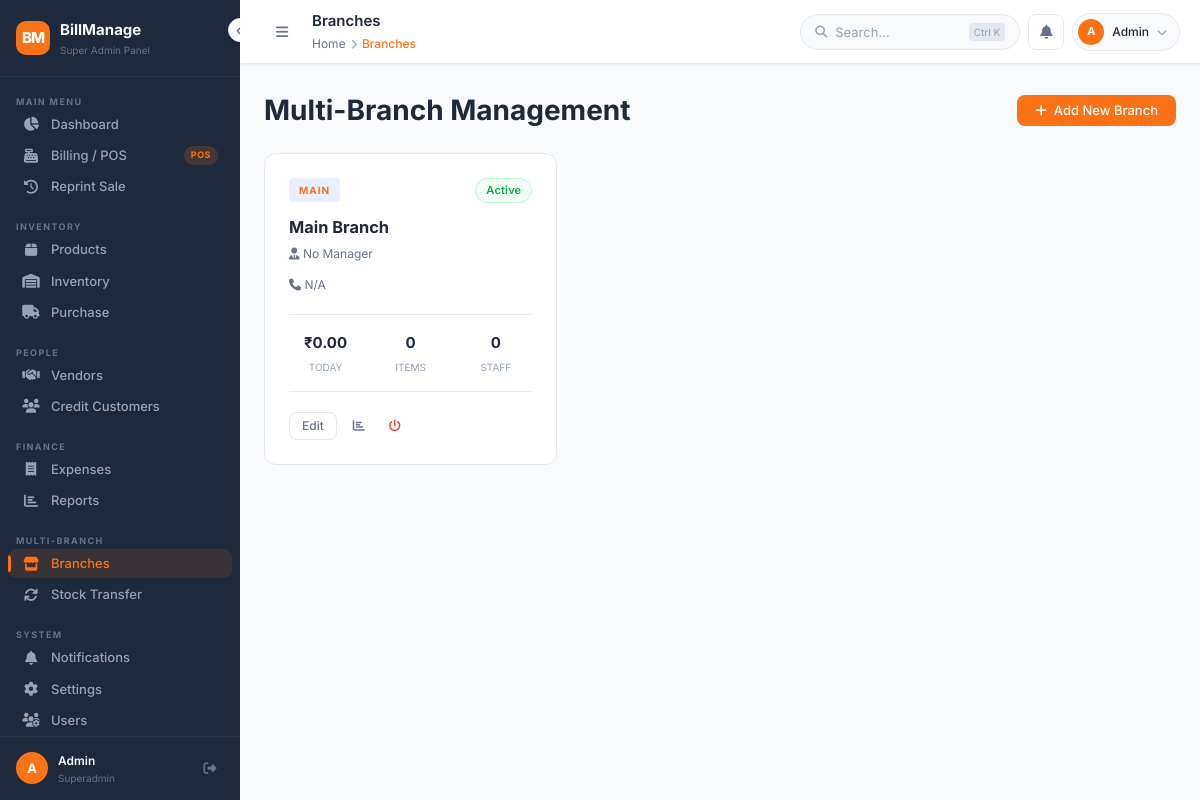
Screenshot of /modules/branches/index.php (signed in) with the database file from the repository.
### tables this page shows
CREATE TABLE branches (
    id INT AUTO_INCREMENT PRIMARY KEY,
    name VARCHAR(100) NOT NULL,
    code VARCHAR(20) UNIQUE NOT NULL,
    address TEXT,
    phone VARCHAR(20),
    manager_name VARCHAR(100),
    status ENUM('active', 'inactive') DEFAULT 'active',
    created_at TIMESTAMP DEFAULT CURRENT_TIMESTAMP
);

### includes/auth.php (called while the page is built, shortened)
<?php
function getCurrentUser() {
    return [
        'id' => $_SESSION['user_id'] ?? null,
        'name' => $_SESSION['name'] ?? '',
        'email' => $_SESSION['email'] ?? '',
        'role' => $_SESSION['role'] ?? '',
        'branch_id' => $_SESSION['branch_id'] ?? null,
        'branch_name' => $_SESSION['branch_name'] ?? 'Main System'
    ];
}
function isAdmin() {
    return ($_SESSION['role'] ?? '') === 'superadmin';
}
function isCashier() {
    return ($_SESSION['role'] ?? '') === 'cashier';
}
?>

### includes/functions.php (called while the page is built, shortened)
<?php
function formatCurrency($amount) {
    $amount = (float)$amount;
    $negative = $amount < 0 ? '-' : '';
    $amount = abs($amount);
    $exploded = explode('.', number_format($amount, 2, '.', ''));
    $whole = $exploded[0];
    $decimal = $exploded[1];
    $last_three = substr($whole, -3);
    $rest = substr($whole, 0, -3);
    return CURRENCY . $negative . $rest . $last_three . "." . $decimal;
}
function sanitize($input) {
    return htmlspecialchars(trim($input), ENT_QUOTES, 'UTF-8');
}
?>

### modules/branches/index.php (the view, shortened to what this page needs)
<?php
require_once __DIR__ . '/../../includes/auth.php';
require_once __DIR__ . '/../../includes/functions.php';
$pageTitle = 'Branches';
$breadcrumb = '<a href="' . BASE_URL . '/modules/dashboard/index.php">Home</a><span class="sep"><i class="fas fa-chevron-right"></i></span><span class="current">Branches</span>';
$query = "SELECT b.*,
          (SELECT COALESCE(SUM(total_amount), 0) FROM bills WHERE branch_id = b.id AND DATE(created_at) = CURDATE() AND status != 'cancelled') as today_sales,
          (SELECT COUNT(*) FROM products WHERE branch_id = b.id AND status = 'active') as product_count,
          (SELECT COUNT(*) FROM users WHERE branch_id = b.id AND status = 'active') as staff_count
          FROM branches b
          ORDER BY b.created_at ASC";
$branches = $pdo->query($query)->fetchAll();
include_once __DIR__ . '/../../includes/header.php';
?>
<div class="page-header">
    <h1>Multi-Branch Management</h1>
    <a href="add.php" class="btn btn-primary">
        <i class="fas fa-plus me-1"></i> Add New Branch
    </a>
</div>
<div class="grid-3">
    <?php foreach ($branches as $b): ?>
        <div class="branch-card">
            <div class="d-flex justify-between align-start">
                <div class="branch-code"><?php echo sanitize($b['code']); ?></div>
                <span class="badge-pill badge-<?php echo $b['status'] === 'active' ? 'success' : 'danger'; ?>">
                    <?php echo ucfirst($b['status']); ?>
                </span>
            </div>
            <h3 class="h5 fw-700 mb-1"><?php echo sanitize($b['name']); ?></h3>
            <div class="fs-12 text-muted mb-3"><i class="fas fa-user-tie me-1"></i> <?php echo sanitize($b['manager_name'] ?: 'No Manager'); ?></div>
            <div class="fs-12 text-muted"><i class="fas fa-phone me-1"></i> <?php echo sanitize($b['phone'] ?: 'N/A'); ?></div>
            <div class="branch-stats">
                <div class="bs-item">
                    <div class="bs-value"><?php echo formatCurrency($b['today_sales']); ?></div>
                    <div class="bs-label">Today</div>
                </div>
                <div class="bs-item">
                    <div class="bs-value"><?php echo $b['product_count']; ?></div>
                    <div class="bs-label">Items</div>
                </div>
                <div class="bs-item">
                    <div class="bs-value"><?php echo $b['staff_count']; ?></div>
                    <div class="bs-label">Staff</div>
                </div>
            </div>
            <div class="d-flex gap-2 mt-auto pt-2">
                <a href="edit.php?id=<?php echo $b['id']; ?>" class="btn btn-outline btn-sm flex-grow-1">Edit</a>
                <a href="performance.php?id=<?php echo $b['id']; ?>" class="btn btn-ghost btn-icon btn-sm" title="View Performance">
                    <i class="fas fa-chart-bar"></i>
                </a>
                <form action="" method="POST" class="d-inline">
                    <button type="submit" class="btn btn-ghost btn-icon btn-sm text-<?php echo $b['status'] === 'active' ? 'danger' : 'success'; ?>"
                            title="<?php echo $b['status'] === 'active' ? 'Disable' : 'Enable'; ?>">
                        <i class="fas fa-power-off"></i>
                    </button>
                </form>
            </div>
        </div>
    <?php endforeach; ?>
</div>
<?php include_once __DIR__ . '/../../includes/footer.php'; ?>

### includes/header.php (shortened to what this page needs)
<!DOCTYPE html>
<html lang="en">
<head>
    <link rel="stylesheet" href="https://cdnjs.cloudflare.com/ajax/libs/font-awesome/6.4.0/css/all.min.css">
    <link rel="stylesheet" href="<?php echo BASE_URL; ?>/assets/css/style.css">
</head>
<body>
    <div class="app-wrapper">
        <?php include_once __DIR__ . '/sidebar.php'; ?>
        <div class="main-content" id="main-content">
            <?php include_once __DIR__ . '/topbar.php'; ?>
            <div class="page-content">

### includes/sidebar.php (shortened to what this page needs)
<?php
$current_uri = $_SERVER['REQUEST_URI'];
$user = getCurrentUser();
?>
<aside class="sidebar" id="sidebar">
    <div class="sidebar-logo" style="position:relative;">
        <div class="logo-icon">BM</div>
        <div class="sidebar-logo-text">
            <h2>BillManage</h2>
            <span><?php echo sanitize($user['branch_name']); ?></span>
        </div>
        <button class="sidebar-collapse-btn" id="sidebar-collapse-btn" title="Toggle sidebar">
            <i class="fas fa-chevron-left" id="collapse-icon"></i>
        </button>
    </div>
    <div class="nav-section">Main Menu</div>
    <a href="<?php echo BASE_URL; ?>/modules/dashboard/index.php"
       class="nav-item <?php echo strpos($current_uri, '/dashboard/') !== false ? 'active' : ''; ?>"
       data-tooltip="Dashboard">
        <i class="fas fa-chart-pie"></i>
        <span class="nav-label">Dashboard</span>
    </a>
    <a href="<?php echo BASE_URL; ?>/modules/billing/create.php"
       class="nav-item <?php echo strpos($current_uri, '/billing/create') !== false ? 'active' : ''; ?>"
       data-tooltip="Billing / POS">
        <i class="fas fa-cash-register"></i>
        <span class="nav-label">Billing / POS</span>
        <span class="nav-pos-badge">POS</span>
    </a>
    <a href="<?php echo BASE_URL; ?>/modules/billing/history.php"
       class="nav-item <?php echo strpos($current_uri, '/billing/history') !== false ? 'active' : ''; ?>"
       data-tooltip="Reprint Sale">
        <i class="fas fa-clock-rotate-left"></i>
        <span class="nav-label">Reprint Sale</span>
    </a>
    <div class="nav-section">Inventory</div>
    <a href="<?php echo BASE_URL; ?>/modules/products/index.php"
       class="nav-item <?php echo strpos($current_uri, '/products/') !== false ? 'active' : ''; ?>"
       data-tooltip="Products">
        <i class="fas fa-box"></i>
        <span class="nav-label">Products</span>
    </a>
    <a href="<?php echo BASE_URL; ?>/modules/inventory/index.php"
       class="nav-item <?php echo strpos($current_uri, '/inventory/') !== false ? 'active' : ''; ?>"
       data-tooltip="Inventory">
        <i class="fas fa-warehouse"></i>
        <span class="nav-label">Inventory</span>
    </a>
    <?php if (!isCashier()): ?>
    <a href="<?php echo BASE_URL; ?>/modules/purchase/index.php"
       class="nav-item <?php echo strpos($current_uri, '/purchase/') !== false ? 'active' : ''; ?>"
       data-tooltip="Purchase">
        <i class="fas fa-truck"></i>
        <span class="nav-label">Purchase</span>
    </a>
    <?php endif; ?>
    <div class="nav-section">People</div>
    <?php if (!isCashier()): ?>
    <a href="<?php echo BASE_URL; ?>/modules/vendors/index.php"
       class="nav-item <?php echo (strpos($current_uri, '/vendors/') !== false && strpos($current_uri, '/vendors/report') === false) ? 'active' : ''; ?>"
       data-tooltip="Vendors">
        <i class="fas fa-handshake"></i>
        <span class="nav-label">Vendors</span>
    </a>
    <?php endif; ?>
    <a href="<?php echo BASE_URL; ?>/modules/customers/index.php"
       class="nav-item <?php echo strpos($current_uri, '/customers/') !== false ? 'active' : ''; ?>"
       data-tooltip="Credit Customers">
        <i class="fas fa-users"></i>
        <span class="nav-label">Credit Customers</span>
    </a>
    <div class="nav-section">Finance</div>
    <?php if (!isCashier()): ?>
    <a href="<?php echo BASE_URL; ?>/modules/expenses/index.php"
       class="nav-item <?php echo strpos($current_uri, '/expenses/') !== false ? 'active' : ''; ?>"
       data-tooltip="Expenses">
        <i class="fas fa-receipt"></i>
        <span class="nav-label">Expenses</span>
    </a>
    <a href="<?php echo BASE_URL; ?>/modules/reports/index.php"
       class="nav-item <?php echo strpos($current_uri, '/reports/') !== false ? 'active' : ''; ?>"
       data-tooltip="Reports">
        <i class="fas fa-chart-bar"></i>
        <span class="nav-label">Reports</span>
    </a>
    <?php endif; ?>
    <?php if (isAdmin()): ?>
    <div class="nav-section">Multi-Branch</div>
    <a href="<?php echo BASE_URL; ?>/modules/branches/index.php"
       class="nav-item <?php echo (strpos($current_uri, '/branches/') !== false && strpos($current_uri, '/transfer') === false) ? 'active' : ''; ?>"
       data-tooltip="Branches">
        <i class="fas fa-store"></i>
        <span class="nav-label">Branches</span>
    </a>
    <a href="<?php echo BASE_URL; ?>/modules/branches/transfer.php"
       class="nav-item <?php echo strpos($current_uri, '/branches/transfer') !== false ? 'active' : ''; ?>"
       data-tooltip="Stock Transfer">
        <i class="fas fa-arrows-rotate"></i>
        <span class="nav-label">Stock Transfer</span>
    </a>
    <?php endif; ?>
    <div class="nav-section">System</div>
    <a href="<?php echo BASE_URL; ?>/modules/notifications/index.php"
       class="nav-item <?php echo strpos($current_uri, '/notifications/') !== false ? 'active' : ''; ?>"
       data-tooltip="Notifications">
        <i class="fas fa-bell"></i>
        <span class="nav-label">Notifications</span>
    </a>
    <a href="<?php echo BASE_URL; ?>/modules/settings/index.php"
       class="nav-item <?php echo strpos($current_uri, '/settings/') !== false ? 'active' : ''; ?>"
       data-tooltip="Settings">
        <i class="fas fa-gear"></i>
        <span class="nav-label">Settings</span>
    </a>
    <?php if (isAdmin()): ?>
    <a href="<?php echo BASE_URL; ?>/modules/users/index.php"
       class="nav-item <?php echo strpos($current_uri, '/users/') !== false ? 'active' : ''; ?>"
       data-tooltip="Users">
        <i class="fas fa-users-gear"></i>
        <span class="nav-label">Users</span>
    </a>
    <?php endif; ?>
    <div class="sidebar-user">
        <div class="avatar"><?php echo strtoupper(substr($user['name'], 0, 1)); ?></div>
        <div class="user-info">
            <div class="user-name"><?php echo sanitize($user['name']); ?></div>
            <div class="user-role"><?php echo ucfirst(str_replace('_', ' ', $user['role'])); ?></div>
        </div>
        <a href="<?php echo BASE_URL; ?>/modules/auth/logout.php" class="logout-link" title="Logout">
            <i class="fas fa-sign-out-alt"></i>
        </a>
    </div>
</aside>

### includes/topbar.php (shortened to what this page needs)
<?php
$user          = getCurrentUser();
?>
<header class="top-header">
    <button class="icon-btn" id="mobile-toggle" style="border:none;background:transparent;" title="Toggle Menu">
        <i class="fas fa-bars"></i>
    </button>
    <div>
        <h1 class="page-title"><?php echo $pageTitle ?? 'Dashboard'; ?></h1>
        <?php if (isset($breadcrumb)): ?>
            <div class="breadcrumb"><?php echo $breadcrumb; ?></div>
        <?php endif; ?>
    </div>
    <div class="header-actions">
        <div class="global-search">
            <i class="fas fa-magnifying-glass"></i>
            <input type="text" id="global-search-input" placeholder="Search..." autocomplete="off">
            <span class="kbd">Ctrl K</span>
        </div>
        <div class="dropdown-wrapper" id="notif-dropdown">
            <button class="icon-btn" onclick="toggleNotifDropdown()" title="Notifications">
                <i class="fas fa-bell"></i>
            </button>
        </div>
        <div class="user-chip">
            <div class="chip-avatar"><?php echo strtoupper(substr($user['name'], 0, 1)); ?></div>
            <span><?php echo sanitize($user['name']); ?></span>
            <i class="fas fa-chevron-down"></i>
        </div>
    </div>
</header>

### includes/footer.php (shortened to what this page needs)
            </div>
        </div>
    </div>
</body>
</html>

### modules/branches/index.php (style rules this page uses)
.branch-card { background: var(--surface); border: 1px solid var(--border); border-radius: var(--radius-lg); padding: 24px; transition: border-color .15s, transform 0.15s; display: flex; flex-direction: column; height: 100%; }
.branch-code { font-size: 10px; font-weight: 700; letter-spacing: 1px; padding: 4px 10px; background: rgba(77,120,255,.12); color: var(--primary); border-radius: 4px; display: inline-block; margin-bottom: 12px; text-transform: uppercase; }
.branch-stats { display: grid; grid-template-columns: repeat(3, 1fr); gap: 12px; margin: 20px 0; padding: 16px 0; border-top: 1px solid var(--border); border-bottom: 1px solid var(--border); }
.bs-item { text-align: center; }
.bs-value { font-size: 15px; font-weight: 700; color: var(--on-surface); margin-bottom: 4px; }
.bs-label { font-size: 10px; color: var(--on-surface-subtle); text-transform: uppercase; }

### rows the page displays
branches: code "MAIN", status "Active", name "Main Branch", manager_name "No Manager", phone "N/A", today_sales "₹0.00", product_count "0", staff_count "0"

### other values shown
$user['branch_name'] "Super Admin Panel"
substr($user['name'], 0, 1) "A"
$user['name'] "Admin"
str_replace('_', ' ', $user['role']) "Superadmin"
$pageTitle "Branches"
